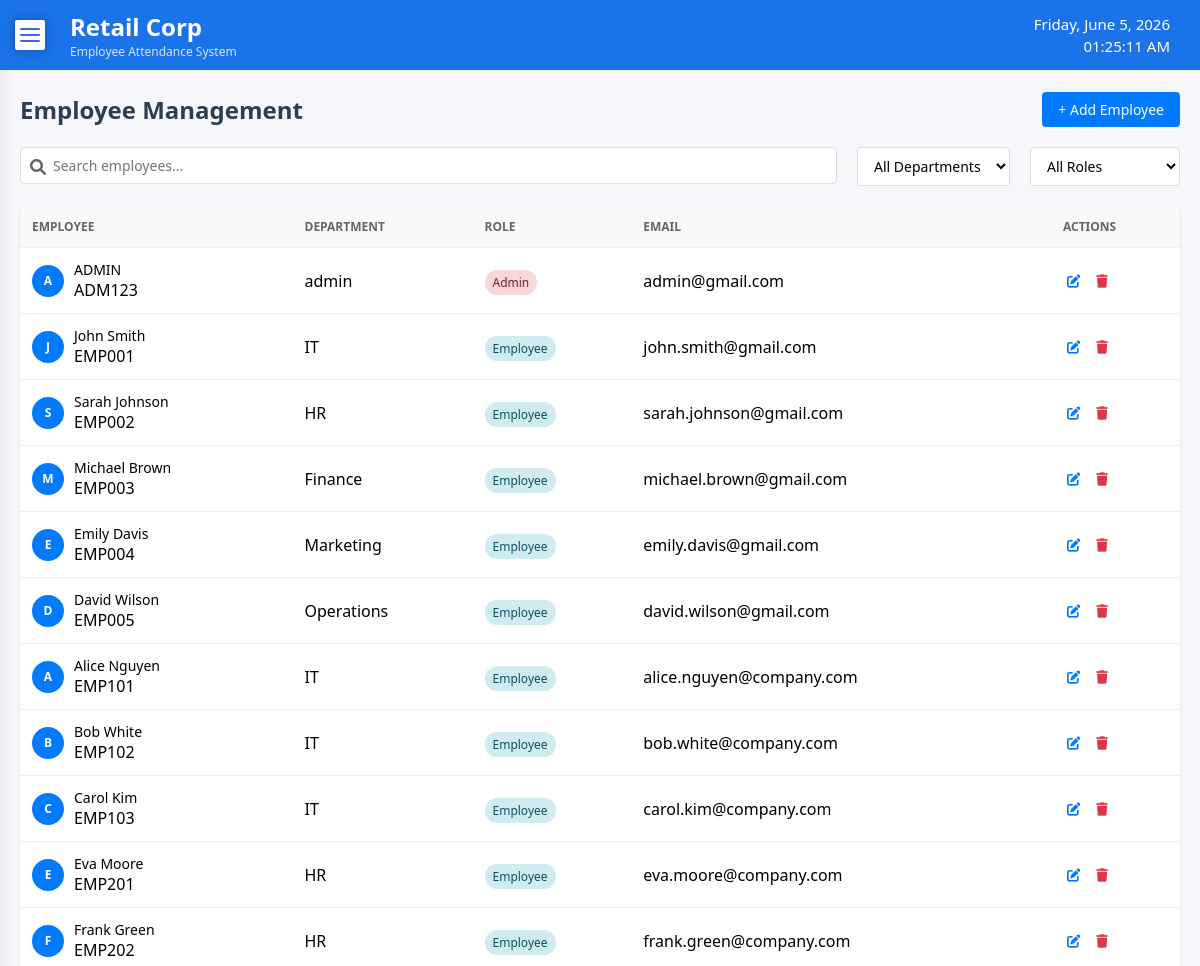
Page /admin/employee_management.php (signed in, upper part) on the earlier database version.
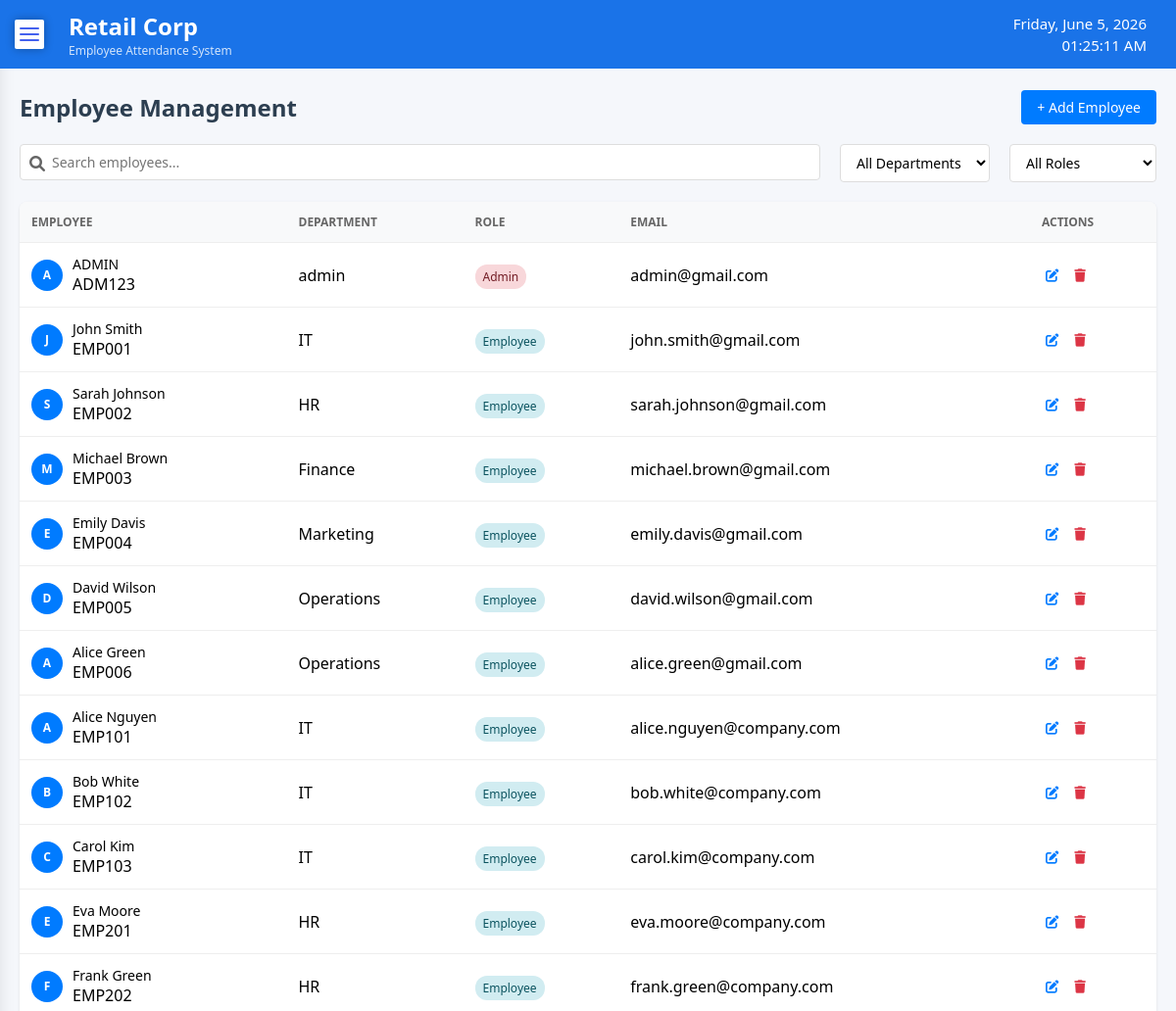
Same page on the later database version.
### tables this page shows
CREATE TABLE employees (
    employee_id VARCHAR(50) PRIMARY KEY,
    name VARCHAR(100) NOT NULL,
    user_type ENUM('employee', 'manager', 'admin') NOT NULL,
    password_hash VARCHAR(255) NOT NULL,
    email VARCHAR(100) UNIQUE,
    shift_id INT,
    department_id INT,
    FOREIGN KEY (shift_id) REFERENCES shifts(shift_id),
    FOREIGN KEY (department_id) REFERENCES departments(id)
);

CREATE TABLE IF NOT EXISTS departments (
    id INT AUTO_INCREMENT PRIMARY KEY,
    name VARCHAR(100) NOT NULL,
    description TEXT,
    shift_required BOOLEAN DEFAULT 0
);

### admin/employee_management.php (the view, shortened to what this page needs)
<?php
require '../component/connection.php';
$stmt = $pdo->query
("
    SELECT e.*, d.name AS department_name
    FROM employees e
    LEFT JOIN departments d ON e.department_id = d.id
");
$employees = $stmt->fetchAll(PDO::FETCH_ASSOC);
?>
<!DOCTYPE html>
<html lang="en">
<head>
  <link rel="stylesheet" href="../css/employee_management.css" />
  <link rel="stylesheet" href="https://cdnjs.cloudflare.com/ajax/libs/font-awesome/6.4.0/css/all.min.css" />
</head>
<body>
  <?php include 'sidebar.php'; ?>
  <div class="container">
    <div class="employee_management-header">
        <h1>Employee Management</h1>
        <button class="add-employee-btn" onclick="openAddModal()">+ Add Employee</button>
    </div>
    <div class="filters">
        <div class="search-box">
            <span class="search-icon"><i class="fa-solid fa-magnifying-glass"></i></span>
            <input type="text" id="searchInput" placeholder="Search employees..." onkeyup="filterEmployees()" />
        </div>
        <select class="filter-select" id="departmentFilter" onchange="filterEmployees()">
            <option value="">All Departments</option>
        </select>
        <select class="filter-select" id="roleFilter" onchange="filterEmployees()">
            <option value="">All Roles</option>
        </select>
    </div>
    <div class="employee-table">
        <table>
            <thead>
                <tr>
                    <th>Employee</th>
                    <th>Department</th>
                    <th>Role</th>
                    <th>Email</th>
                    <th>Actions</th>
                </tr>
            </thead>
            <tbody id="employeeTableBody">
                <?php foreach ($employees as $employee): ?>
                <tr>
                    <td>
                        <div class="employee-info">
                            <div class="employee-avatar"><?= strtoupper(substr($employee['name'], 0, 1)) ?></div>
                            <div class="employee-details">
                                <h4><?= htmlspecialchars($employee['name']) ?></h4>
                                <div class="employee-id"><?= htmlspecialchars($employee['employee_id']) ?></div>
                            </div>
                        </div>
                    </td>
                    <td><?= htmlspecialchars($employee['department_name'] ?? 'N/A') ?></td>
                    <td>
                        <span class="badge <?= $employee['user_type'] ?>">
                            <?= ucfirst($employee['user_type']) ?>
                        </span>
                    </td>
                    <td><?= htmlspecialchars($employee['email']) ?></td>
                    <td>
                        <div class="actions">
                            <button class="action-btn edit-btn" onclick="editEmployee(
                                '<?= $employee['employee_id'] ?>',
                                '<?= htmlspecialchars($employee['name'], ENT_QUOTES) ?>',
                                '<?= htmlspecialchars($employee['department_name'] ?? '', ENT_QUOTES) ?>',
                                '<?= $employee['user_type'] ?>',
                                '<?= htmlspecialchars($employee['email'], ENT_QUOTES) ?>'
                            )" title="Edit">
                                <i class="fa-solid fa-pen-to-square"></i>
                            </button>
                            <form method="POST" style="display:inline" onsubmit="return confirm('Are you sure you want to delete this employee?')">
                                <button type="submit" class="action-btn delete-btn" title="Delete">
                                    <i class="fa-solid fa-trash"></i>
                                </button>
                            </form>
                        </div>
                    </td>
                </tr>
                <?php endforeach; ?>
            </tbody>
        </table>
    </div>
  </div>
</body>
</html>

Differences in the rows shown:
added employees: name "A", name "Alice Green", employee_id "EMP006", department.name "Operations", user_type "Employee", email "alice.green@gmail.com"
